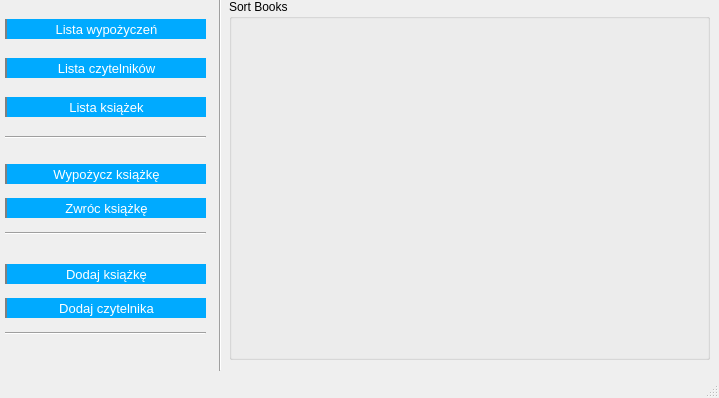
<?xml version="1.0" encoding="UTF-8"?>
<ui version="4.0">
 <class>MainWindow</class>
 <widget class="QMainWindow" name="MainWindow">
  <property name="windowModality">
   <enum>Qt::ApplicationModal</enum>
  </property>
  <property name="enabled">
   <bool>true</bool>
  </property>
  <property name="geometry">
   <rect>
    <x>0</x>
    <y>0</y>
    <width>719</width>
    <height>398</height>
   </rect>
  </property>
  <property name="sizePolicy">
   <sizepolicy hsizetype="Ignored" vsizetype="Ignored">
    <horstretch>0</horstretch>
    <verstretch>0</verstretch>
   </sizepolicy>
  </property>
  <property name="minimumSize">
   <size>
    <width>0</width>
    <height>0</height>
   </size>
  </property>
  <property name="font">
   <font>
    <family>Arial</family>
   </font>
  </property>
  <property name="mouseTracking">
   <bool>false</bool>
  </property>
  <property name="windowTitle">
   <string>MainWindow</string>
  </property>
  <property name="layoutDirection">
   <enum>Qt::LeftToRight</enum>
  </property>
  <property name="autoFillBackground">
   <bool>true</bool>
  </property>
  <property name="styleSheet">
   <string notr="true">QPushButton
{
	background-color: rgb(0, 170, 255);
	border: none;
	border-left: 2px solid grey;
	color: white;
}

QPushButton:hover:!pressed
{
	background-color: grey;
	border: none;
	border-left: 2px solid rgb(0, 170, 255);
}</string>
  </property>
  <widget class="QWidget" name="centralwidget">
   <widget class="QWidget" name="verticalLayoutWidget">
    <property name="geometry">
     <rect>
      <x>0</x>
      <y>0</y>
      <width>211</width>
      <height>160</height>
     </rect>
    </property>
    <layout class="QVBoxLayout" name="verticalLayout">
     <property name="spacing">
      <number>0</number>
     </property>
     <property name="sizeConstraint">
      <enum>QLayout::SetDefaultConstraint</enum>
     </property>
     <property name="leftMargin">
      <number>5</number>
     </property>
     <property name="rightMargin">
      <number>5</number>
     </property>
     <item>
      <widget class="QPushButton" name="pushButton_2">
       <property name="sizePolicy">
        <sizepolicy hsizetype="Minimum" vsizetype="Fixed">
         <horstretch>5</horstretch>
         <verstretch>10</verstretch>
        </sizepolicy>
       </property>
       <property name="minimumSize">
        <size>
         <width>10</width>
         <height>20</height>
        </size>
       </property>
       <property name="font">
        <font>
         <pointsize>10</pointsize>
        </font>
       </property>
       <property name="styleSheet">
        <string notr="true"/>
       </property>
       <property name="text">
        <string>Lista wypożyczeń</string>
       </property>
      </widget>
     </item>
     <item>
      <widget class="QPushButton" name="pushButton_3">
       <property name="minimumSize">
        <size>
         <width>0</width>
         <height>20</height>
        </size>
       </property>
       <property name="font">
        <font>
         <pointsize>10</pointsize>
        </font>
       </property>
       <property name="styleSheet">
        <string notr="true"/>
       </property>
       <property name="text">
        <string>Lista czytelników</string>
       </property>
      </widget>
     </item>
     <item>
      <widget class="QPushButton" name="pushButton">
       <property name="minimumSize">
        <size>
         <width>0</width>
         <height>20</height>
        </size>
       </property>
       <property name="font">
        <font>
         <pointsize>10</pointsize>
        </font>
       </property>
       <property name="styleSheet">
        <string notr="true"/>
       </property>
       <property name="text">
        <string>Lista książek</string>
       </property>
      </widget>
     </item>
     <item>
      <widget class="Line" name="line_3">
       <property name="orientation">
        <enum>Qt::Horizontal</enum>
       </property>
      </widget>
     </item>
    </layout>
   </widget>
   <widget class="QWidget" name="verticalLayoutWidget_2">
    <property name="geometry">
     <rect>
      <x>0</x>
      <y>150</y>
      <width>211</width>
      <height>101</height>
     </rect>
    </property>
    <layout class="QVBoxLayout" name="verticalLayout_2">
     <property name="spacing">
      <number>0</number>
     </property>
     <property name="sizeConstraint">
      <enum>QLayout::SetDefaultConstraint</enum>
     </property>
     <property name="leftMargin">
      <number>5</number>
     </property>
     <property name="rightMargin">
      <number>5</number>
     </property>
     <item>
      <widget class="QPushButton" name="pushButton_4">
       <property name="minimumSize">
        <size>
         <width>0</width>
         <height>20</height>
        </size>
       </property>
       <property name="font">
        <font>
         <pointsize>10</pointsize>
        </font>
       </property>
       <property name="styleSheet">
        <string notr="true"/>
       </property>
       <property name="text">
        <string>Wypożycz książkę</string>
       </property>
      </widget>
     </item>
     <item>
      <widget class="QPushButton" name="pushButton_5">
       <property name="minimumSize">
        <size>
         <width>0</width>
         <height>20</height>
        </size>
       </property>
       <property name="font">
        <font>
         <pointsize>10</pointsize>
        </font>
       </property>
       <property name="styleSheet">
        <string notr="true"/>
       </property>
       <property name="text">
        <string>Zwróc książkę</string>
       </property>
      </widget>
     </item>
     <item>
      <widget class="Line" name="line_2">
       <property name="orientation">
        <enum>Qt::Horizontal</enum>
       </property>
      </widget>
     </item>
    </layout>
   </widget>
   <widget class="QWidget" name="verticalLayoutWidget_3">
    <property name="geometry">
     <rect>
      <x>0</x>
      <y>250</y>
      <width>211</width>
      <height>101</height>
     </rect>
    </property>
    <layout class="QVBoxLayout" name="verticalLayout_3">
     <property name="spacing">
      <number>0</number>
     </property>
     <property name="leftMargin">
      <number>5</number>
     </property>
     <property name="topMargin">
      <number>0</number>
     </property>
     <property name="rightMargin">
      <number>5</number>
     </property>
     <item>
      <widget class="QPushButton" name="pushButton_6">
       <property name="minimumSize">
        <size>
         <width>0</width>
         <height>20</height>
        </size>
       </property>
       <property name="font">
        <font>
         <pointsize>10</pointsize>
        </font>
       </property>
       <property name="styleSheet">
        <string notr="true"/>
       </property>
       <property name="text">
        <string>Dodaj książkę</string>
       </property>
      </widget>
     </item>
     <item>
      <widget class="QPushButton" name="pushButton_7">
       <property name="minimumSize">
        <size>
         <width>0</width>
         <height>20</height>
        </size>
       </property>
       <property name="font">
        <font>
         <pointsize>10</pointsize>
        </font>
       </property>
       <property name="styleSheet">
        <string notr="true"/>
       </property>
       <property name="text">
        <string>Dodaj czytelnika</string>
       </property>
      </widget>
     </item>
     <item>
      <widget class="Line" name="line_4">
       <property name="orientation">
        <enum>Qt::Horizontal</enum>
       </property>
      </widget>
     </item>
    </layout>
   </widget>
   <widget class="Line" name="line">
    <property name="geometry">
     <rect>
      <x>210</x>
      <y>-20</y>
      <width>20</width>
      <height>391</height>
     </rect>
    </property>
    <property name="orientation">
     <enum>Qt::Vertical</enum>
    </property>
   </widget>
   <widget class="QWidget" name="gridLayoutWidget">
    <property name="geometry">
     <rect>
      <x>229</x>
      <y>-1</y>
      <width>481</width>
      <height>361</height>
     </rect>
    </property>
    <layout class="QGridLayout" name="gridLayout">
     <item row="0" column="0">
      <widget class="QGroupBox" name="groupBox">
       <property name="title">
        <string>Sort Books</string>
       </property>
       <widget class="QWidget" name="widget" native="true">
        <property name="geometry">
         <rect>
          <x>9</x>
          <y>19</y>
          <width>461</width>
          <height>331</height>
         </rect>
        </property>
       </widget>
      </widget>
     </item>
    </layout>
   </widget>
  </widget>
  <widget class="QMenuBar" name="menubar">
   <property name="geometry">
    <rect>
     <x>0</x>
     <y>0</y>
     <width>719</width>
     <height>21</height>
    </rect>
   </property>
  </widget>
  <widget class="QStatusBar" name="statusbar"/>
 </widget>
 <tabstops>
  <tabstop>pushButton_2</tabstop>
  <tabstop>pushButton_3</tabstop>
  <tabstop>pushButton</tabstop>
  <tabstop>pushButton_4</tabstop>
  <tabstop>pushButton_5</tabstop>
  <tabstop>pushButton_6</tabstop>
  <tabstop>pushButton_7</tabstop>
 </tabstops>
 <resources/>
 <connections>
  <connection>
   <sender>pushButton_2</sender>
   <signal>clicked()</signal>
   <receiver>widget</receiver>
   <slot>close()</slot>
   <hints>
    <hint type="sourcelabel">
     <x>131</x>
     <y>49</y>
    </hint>
    <hint type="destinationlabel">
     <x>271</x>
     <y>99</y>
    </hint>
   </hints>
  </connection>
  <connection>
   <sender>pushButton_3</sender>
   <signal>clicked()</signal>
   <receiver>widget</receiver>
   <slot>update()</slot>
   <hints>
    <hint type="sourcelabel">
     <x>85</x>
     <y>88</y>
    </hint>
    <hint type="destinationlabel">
     <x>251</x>
     <y>112</y>
    </hint>
   </hints>
  </connection>
  <connection>
   <sender>pushButton</sender>
   <signal>clicked()</signal>
   <receiver>widget</receiver>
   <slot>update()</slot>
   <hints>
    <hint type="sourcelabel">
     <x>153</x>
     <y>133</y>
    </hint>
    <hint type="destinationlabel">
     <x>244</x>
     <y>147</y>
    </hint>
   </hints>
  </connection>
  <connection>
   <sender>pushButton_4</sender>
   <signal>clicked()</signal>
   <receiver>widget</receiver>
   <slot>update()</slot>
   <hints>
    <hint type="sourcelabel">
     <x>191</x>
     <y>202</y>
    </hint>
    <hint type="destinationlabel">
     <x>257</x>
     <y>198</y>
    </hint>
   </hints>
  </connection>
  <connection>
   <sender>pushButton_5</sender>
   <signal>clicked()</signal>
   <receiver>widget</receiver>
   <slot>update()</slot>
   <hints>
    <hint type="sourcelabel">
     <x>189</x>
     <y>228</y>
    </hint>
    <hint type="destinationlabel">
     <x>295</x>
     <y>236</y>
    </hint>
   </hints>
  </connection>
  <connection>
   <sender>pushButton_6</sender>
   <signal>clicked()</signal>
   <receiver>widget</receiver>
   <slot>update()</slot>
   <hints>
    <hint type="sourcelabel">
     <x>199</x>
     <y>295</y>
    </hint>
    <hint type="destinationlabel">
     <x>279</x>
     <y>297</y>
    </hint>
   </hints>
  </connection>
  <connection>
   <sender>pushButton_7</sender>
   <signal>clicked()</signal>
   <receiver>widget</receiver>
   <slot>update()</slot>
   <hints>
    <hint type="sourcelabel">
     <x>171</x>
     <y>323</y>
    </hint>
    <hint type="destinationlabel">
     <x>276</x>
     <y>334</y>
    </hint>
   </hints>
  </connection>
 </connections>
</ui>
